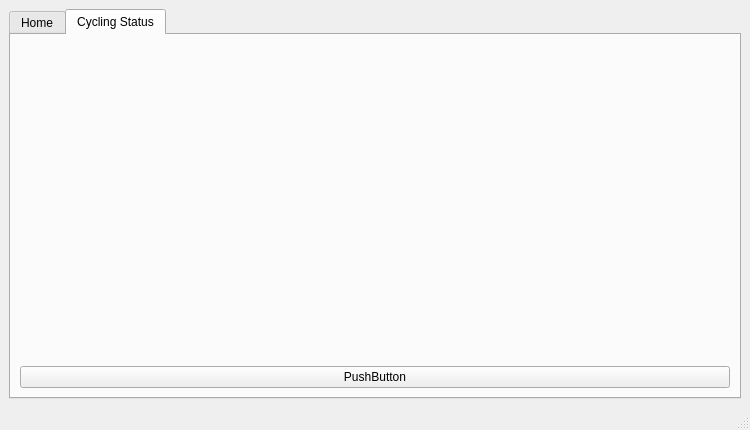
<?xml version="1.0" encoding="UTF-8"?>
<ui version="4.0">
 <class>MainWindow</class>
 <widget class="QMainWindow" name="MainWindow">
  <property name="geometry">
   <rect>
    <x>0</x>
    <y>0</y>
    <width>750</width>
    <height>430</height>
   </rect>
  </property>
  <property name="windowTitle">
   <string>MainWindow</string>
  </property>
  <widget class="QWidget" name="centralwidget">
   <layout class="QHBoxLayout" name="horizontalLayout_2">
    <item>
     <widget class="QTabWidget" name="tab_main">
      <property name="sizePolicy">
       <sizepolicy hsizetype="Minimum" vsizetype="Expanding">
        <horstretch>0</horstretch>
        <verstretch>0</verstretch>
       </sizepolicy>
      </property>
      <property name="tabPosition">
       <enum>QTabWidget::North</enum>
      </property>
      <property name="currentIndex">
       <number>1</number>
      </property>
      <widget class="QWidget" name="tab_home">
       <attribute name="title">
        <string>Home</string>
       </attribute>
       <layout class="QVBoxLayout" name="verticalLayout_2">
        <item>
         <layout class="QFormLayout" name="formLayout">
          <property name="sizeConstraint">
           <enum>QLayout::SetMaximumSize</enum>
          </property>
          <property name="labelAlignment">
           <set>Qt::AlignLeading|Qt::AlignLeft|Qt::AlignVCenter</set>
          </property>
          <property name="formAlignment">
           <set>Qt::AlignLeading|Qt::AlignLeft|Qt::AlignTop</set>
          </property>
          <item row="0" column="0">
           <widget class="QLabel" name="label">
            <property name="text">
             <string>Assessment Name</string>
            </property>
           </widget>
          </item>
          <item row="0" column="1">
           <widget class="QLineEdit" name="le_name"/>
          </item>
          <item row="1" column="0">
           <widget class="QLabel" name="label_2">
            <property name="text">
             <string>Comment</string>
            </property>
           </widget>
          </item>
          <item row="1" column="1">
           <widget class="QLineEdit" name="le_comment"/>
          </item>
         </layout>
        </item>
        <item>
         <widget class="QLabel" name="lbl_test">
          <property name="text">
           <string>TextLabel</string>
          </property>
         </widget>
        </item>
        <item>
         <spacer name="verticalSpacer">
          <property name="orientation">
           <enum>Qt::Vertical</enum>
          </property>
          <property name="sizeHint" stdset="0">
           <size>
            <width>20</width>
            <height>40</height>
           </size>
          </property>
         </spacer>
        </item>
        <item>
         <layout class="QHBoxLayout" name="horizontalLayout">
          <item>
           <widget class="QPushButton" name="btn_save">
            <property name="text">
             <string>Save</string>
            </property>
           </widget>
          </item>
          <item>
           <spacer name="horizontalSpacer">
            <property name="orientation">
             <enum>Qt::Horizontal</enum>
            </property>
            <property name="sizeHint" stdset="0">
             <size>
              <width>40</width>
              <height>20</height>
             </size>
            </property>
           </spacer>
          </item>
          <item>
           <widget class="QPushButton" name="btn_cancel">
            <property name="text">
             <string>Cancel</string>
            </property>
           </widget>
          </item>
         </layout>
        </item>
       </layout>
      </widget>
      <widget class="QWidget" name="tab_cycle">
       <attribute name="title">
        <string>Cycling Status</string>
       </attribute>
       <layout class="QVBoxLayout" name="verticalLayout">
        <item>
         <widget class="PlotWidget" name="graph_cycle" native="true"/>
        </item>
        <item>
         <widget class="QPushButton" name="btn_plot">
          <property name="text">
           <string>PushButton</string>
          </property>
         </widget>
        </item>
       </layout>
      </widget>
     </widget>
    </item>
   </layout>
  </widget>
  <widget class="QMenuBar" name="menubar">
   <property name="geometry">
    <rect>
     <x>0</x>
     <y>0</y>
     <width>750</width>
     <height>24</height>
    </rect>
   </property>
  </widget>
  <widget class="QStatusBar" name="statusbar"/>
 </widget>
 <customwidgets>
  <customwidget>
   <class>PlotWidget</class>
   <extends>QWidget</extends>
   <header>pyqtgraph</header>
   <container>1</container>
  </customwidget>
 </customwidgets>
 <tabstops>
  <tabstop>btn_save</tabstop>
  <tabstop>btn_cancel</tabstop>
  <tabstop>le_name</tabstop>
  <tabstop>le_comment</tabstop>
 </tabstops>
 <resources/>
 <connections/>
</ui>
